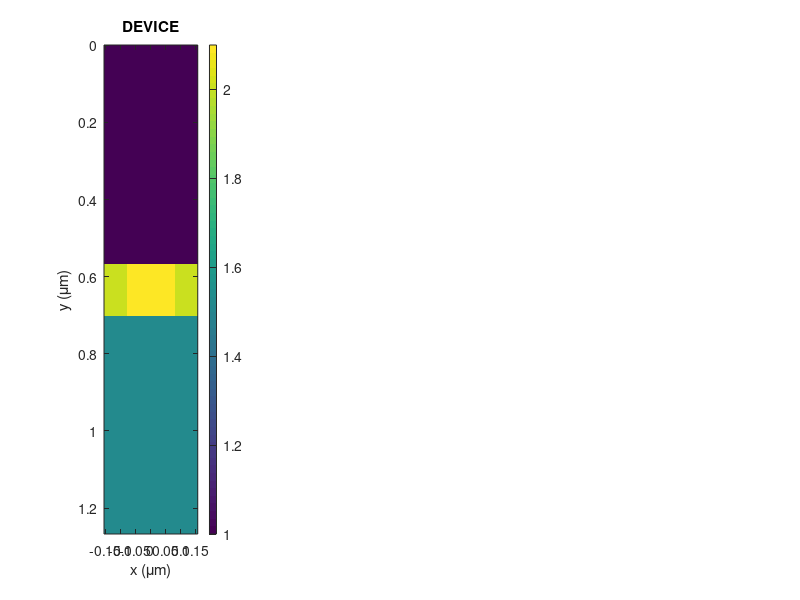

Here is the MATLAB script that generated this plot: (Note: this script raises an error after producing the figure.)
% demo_gmr
%
% This MATLAB code demonstrates the finite-difference frequency-domain
% method by modeling transmission and reflectance from a guided-mode
% resonance filter.
%
%
% Raymond C. Rumpf
% Prime Research, LC
% Blacksburg, VA
%
% Example code written for short course on
% "Introduction to Optical Simulation Using the Finite-Difference
% Frequency-Domain Method."
% INITIALIZE MATLAB
close all; clc;
clear all;

% UNITS
micrometers = 1;
nanometers = micrometers / 1000;
radians = 1;
degrees = pi/180;

% INITIALIZE FIGURE WINDOW
ss = get(0,'ScreenSize');
fig =figure('Position',[1 0.056*ss(4) ss(3) 0.87*ss(4)]);

%%%%%%%%%%%%%%%%%%%%%%%%%%%%%%%%%%%%%%%%%%%%%%%%%%%%%%%%%%%%%%%%%%%%%%%%%%
%% DEFINE SIMULATION PARAMETERS
%%%%%%%%%%%%%%%%%%%%%%%%%%%%%%%%%%%%%%%%%%%%%%%%%%%%%%%%%%%%%%%%%%%%%%%%%%
% SOURCE
LAMBDA = [400:1:700] * nanometers; %wavelength range to simulate
theta = 0 * degrees; %angle of incidence
pol = 'E'; %polarization or mode
% GMR
T = 134 * nanometers; %thickness of GMR grating
L = 314 * nanometers; %period of GMR grating
n1 = 1.00; %refractive index of superstrate
n2 = 1.52; %refractive index of substrate
nL = 2.00; %low refractive index of GMR
nH = 2.10; %high refractive index of GMR
f = 0.5; %duty cycle of GMR grating
% GRID
nmax = max([n1 n2 nL nH]); %maximum refractive index
NRES = 40; %grid resolution parameter
NPML = 20; %size of perfectly matched layer
buf_ylo = 500 * nanometers; %space between GMR and PML
buf_yhi = 500 * nanometers; %space between GMR and PML
%%%%%%%%%%%%%%%%%%%%%%%%%%%%%%%%%%%%%%%%%%%%%%%%%%%%%%%%%%%%%%%%%%%%%%%%%%
%% COMPUTE OPTIMIZED GRID
%%%%%%%%%%%%%%%%%%%%%%%%%%%%%%%%%%%%%%%%%%%%%%%%%%%%%%%%%%%%%%%%%%%%%%%%%%
% INITIAL GRID RESOLUTION
dx1 = min(LAMBDA) /nmax/NRES; %must resolve smallest wavelength
dy1 = dx1;

dx2 = f*L/NRES; %must resolve finest dimension
dy2 = T/NRES;

dx = min(dx1,dx2); %choose smallest numbers
dy = min(dy1,dy2);

% SNAP GRID TO CRITICAL DIMENSIONS
nx = ceil(L/dx); dx = L/nx; %snap x-grid to GMR period
ny = ceil(T/dy); dy = T/ny; %snap y-grid to GMR thickness

% GRID SIZE
Sx = L; %physical size along x
Sy = buf_ylo + T + buf_yhi; %physical size along y
Nx = round(Sx/dx); %grid size along x
Ny = round(Sy/dy) + 2*NPML; %grid size along y
% ENSURE Nx IS ODD FOR FFT
Nx = 2*round(Nx/2) + 1;
dx = Sx/Nx;

% 2X GRID PARAMETERS
Nx2 = 2*Nx; %grid size is twice
Ny2 = 2*Ny;

dx2 = dx/2; %grid spacing is halved
dy2 = dy/2;

% GRID AXES
xa = [0:Nx-1]*dx; xa = xa - mean(xa);
ya = [0:Ny-1]*dy;
xa2 = [0:Nx2-1]*dx2; xa2 = xa2 - mean(xa2);
ya2 = [0:Ny2-1]*dy2;

% REPORT GRID SIZE
disp(['Grid size is: Nx = ' num2str(Nx)]);
disp([' Ny = ' num2str(Ny)]);

% CLEAR TEMPORARY VARIABLES
clear dx1 dy1 nx ny;

%%%%%%%%%%%%%%%%%%%%%%%%%%%%%%%%%%%%%%%%%%%%%%%%%%%%%%%%%%%%%%%%%%%%%%%%%%
%% BUILD GMR DEVICE ON 2X GRID
%%%%%%%%%%%%%%%%%%%%%%%%%%%%%%%%%%%%%%%%%%%%%%%%%%%%%%%%%%%%%%%%%%%%%%%%%%
% COMPUTE STRUCTURE INDICES
nx1 = round((Nx2-f*L/dx2)/2); %position of left of high index
nx2 = round((Nx2+f*L/dx2)/2); %position of right of high index
ny1 = 2*NPML + round(buf_ylo/dy2); %position of top of GMR
ny1 = 2*round(ny1/2) + 1; %make position index odd
ny2 = ny1 + round(T/dy2) - 1; %compute bottom position


% BUILD GMRER2 = er1*ones(Nx2,Ny2);


N2X = n1 * ones(Nx2,Ny2); %initialize entire grid with n1
N2X(:,ny1:ny2) = nL; %fill GMR with nL
N2X(nx1:nx2,ny1:ny2) = nH; %add nH to GMR
N2X(:,ny2+1:Ny2) = n2; %add n2 to superstrate region
% SHOW DEVICE
subplot(141);
imagesc(xa/micrometers,ya/micrometers,N2X');
xlabel('x (\mum)');
ylabel('y (\mum)');
title('DEVICE');
colorbar;
drawnow;

% COMPUTE DIELECTRIC AND MAGNETIC FUNCTIONS
ER2 = N2X.^2; %er = n^2
UR2 = ones(Nx2,Ny2); %no magnetic response
% CLEAR TEMPORARY VARIABLES
clear nx1 nx2 ny1 ny2 N2X;

%%%%%%%%%%%%%%%%%%%%%%%%%%%%%%%%%%%%%%%%%%%%%%%%%%%%%%%%%%%%%%%%%%%%%%%%%%
%% SIMULATE GUIDED-MODE RESONANCE FILTER
%%%%%%%%%%%%%%%%%%%%%%%%%%%%%%%%%%%%%%%%%%%%%%%%%%%%%%%%%%%%%%%%%%%%%%%%%%
% INITIALIZE RECORD VARIABLES
NLAM = length(LAMBDA); %determine how many simulations

REF = zeros(NLAM,1); %initialize reflection record
TRN = zeros(NLAM,1); %initialize transmission record
% ITERATE OVER WAVELENGTH
for nlam = 1 : NLAM

 % Get Next Wavelength
 lam0 = LAMBDA(nlam);

 % Compute Source Vector
 k0 = 2*pi/lam0;
 kinc = k0*n1 * [sin(theta);cos(theta)];

 % Call FDFD2D
 RES2 = [dx2 dy2];
 [R,T,m,F] = fdfd2d(lam0,UR2,ER2,RES2,NPML,kinc,pol);

 % Record Transmission and Reflection Response (%)
 REF(nlam) = 100*sum(R(:)); %add all spatial harmonics
 TRN(nlam) = 100*sum(T(:)); % to compute total power

 % Show Field
 subplot(142);
 imagesc(xa/micrometers,ya/micrometers,real(F)');
 xlabel('x (\mum)');
 ylabel('y (\mum)');
 title('FIELD');
 colorbar;

 % Show Spectra
 subplot(1,4,3:4);
 plot(LAMBDA(1:nlam)/nanometers,REF(1:nlam),'-r'); hold on;
 plot(LAMBDA(1:nlam)/nanometers,TRN(1:nlam),'-b');
 plot(LAMBDA(1:nlam)/nanometers,REF(1:nlam)+TRN(1:nlam),':k'); hold off;
 axis([min(LAMBDA)/nanometers max(LAMBDA)/nanometers 0 105]);
 xlabel('Wavelength (nm)');
 ylabel('% ','Rotation',0);
 title('SPECTRAL RESPONSE');

 drawnow; %update graphics now!
end


function [DEX,DEY,DHX,DHY] = yeeder2d(NS,RES,BC,kinc);
% YEEDER2D Yee Grid Derivative Operators on a 2D Grid
%
% [DEX,DEY,DHX,DHY] = yeeder2d(NS,RES,BC,kinc);
%
% Input Arguments
% =================
% NS [Nx Ny] 1X grid size
% RES [dx dy] 1X grid resolution
% BC [xlo xhi ylo yhi] boundary conditions
% -2: pseudo-periodic (requires kinc)
% -1: periodic
% 0: Dirichlet
% kinc [kx ky] incident wave vector
% This argument is only needed for pseudo-periodic boundaries.
%
% Note: For normalized grids, use dx=k0*dx and kinc=kinc/k0
%
% Output Arguments
% =================
%
% Ey(i+1,j) - Ey(i,j) Ex(i,j+1) - Ex(i,j)
% DEX*Ex = ------------------- DEY*Ey = -------------------
% dx dy
%
% Hy(i,j) - Hy(i-1,j) Hx(i,j) - Hx(i,j-1)
% DHX*Hx = ------------------- DHY*Hy = -------------------
% dx dy
%
% Raymond C. Rumpf
% Prime Research, LC
% Blacksburg, VA
%
% Example code written for short course on
% "Introduction to Optical Simulation Using the Finite-Difference
% Frequency-Domain Method."
%%%%%%%%%%%%%%%%%%%%%%%%%%%%%%%%%%%%%%%%%%%%%%%%%%%%%%%%%%%%%%%%%%%%%%%%%%
% VERIFY INPUT/OUTPUT ARGUMENTS
%%%%%%%%%%%%%%%%%%%%%%%%%%%%%%%%%%%%%%%%%%%%%%%%%%%%%%%%%%%%%%%%%%%%%%%%%%
% VERIFY NUMBER OF INPUT ARGUMENTS
error(nargchk(3,4,nargin));

% VERIFY NUMBER OF OUTPUT ARGUMENTS
error(nargchk(1,4,nargout));

% EXTRACT GRID PARAMETERS
Nx = NS(1); dx = RES(1);
Ny = NS(2); dy = RES(2);

% DETERMINE MATRIX SIZE
M = Nx*Ny;

%%%%%%%%%%%%%%%%%%%%%%%%%%%%%%%%%%%%%%%%%%%%%%%%%%%%%%%%%%%%%%%%%%%%%%%%%%
% DEX
%%%%%%%%%%%%%%%%%%%%%%%%%%%%%%%%%%%%%%%%%%%%%%%%%%%%%%%%%%%%%%%%%%%%%%%%%%
% INITIALIZE MATRIX
DEX = sparse(M,M);

% PLACE MAIN DIAGONALS
DEX = spdiags(-ones(M,1),0,DEX);
DEX = spdiags(+ones(M,1),+1,DEX);

% CORRECT BOUNDARY TERMS (DEFAULT TO DIRICHLET)
for ny = 1 : Ny-1
 neq = Nx*(ny-1) + Nx;
 DEX(neq,neq+1) = 0;
end

% HANDLE BOUNDARY CONDITIONS ON XHI SIDE
switch BC(2)
 case -2,
 dpx = exp(-i*kinc(1)*Nx*dx);
 for ny = 1 : Ny
 neq = Nx*(ny-1) + Nx;
 nv = Nx*(ny-1) + 1;
 DEX(neq,nv) = +dpx;
 end
 case -1,
 for ny = 1 : Ny
 neq = Nx*(ny-1) + Nx;
 nv = Nx*(ny-1) + 1;
 DEX(neq,nv) = +1;
 end
 case 0, %Dirichlet
 otherwise,
 error('Unrecognized x-high boundary condition.');
end
% FINISH COMPUTATION
DEX = DEX / dx;

%%%%%%%%%%%%%%%%%%%%%%%%%%%%%%%%%%%%%%%%%%%%%%%%%%%%%%%%%%%%%%%%%%%%%%%%%%
% DEY
%%%%%%%%%%%%%%%%%%%%%%%%%%%%%%%%%%%%%%%%%%%%%%%%%%%%%%%%%%%%%%%%%%%%%%%%%%
% INITIALIZE MATRIX
DEY = sparse(M,M);

% PLACE MAIN DIAGONALS
DEY = spdiags(-ones(M,1),0,DEY);
DEY = spdiags(+ones(M,1),+Nx,DEY);

% HANDLE BOUNDARY CONDITIONS ON YHI SIDE
switch BC(4)
 case -2,
 dpy = exp(-i*kinc(2)*Ny*dy);
 for nx = 1 : Nx
 neq = Nx*(Ny-1) + nx;
 nv = nx;
 DEY(neq,nv) = +dpy;
 end
 case -1,
 for nx = 1 : Nx
 neq = Nx*(Ny-1) + nx;
 nv = nx;
 DEY(neq,nv) = +1;
 end
 case 0,
 otherwise,
 error('Unrecognized y-high boundary condition.');
end
% FINISH COMPUTATION
DEY = DEY / dy;

%%%%%%%%%%%%%%%%%%%%%%%%%%%%%%%%%%%%%%%%%%%%%%%%%%%%%%%%%%%%%%%%%%%%%%%%%%
% DHX
%%%%%%%%%%%%%%%%%%%%%%%%%%%%%%%%%%%%%%%%%%%%%%%%%%%%%%%%%%%%%%%%%%%%%%%%%%
% INITIALIZE MATRIX
DHX = sparse(M,M);

% PLACE MAIN DIAGONALS
DHX = spdiags(+ones(M,1),0,DHX);
DHX = spdiags(-ones(M,1),-1,DHX);

% CORRECT BOUNDARY TERMS (DEFAULT TO DIRICHLET)
for ny = 2 : Ny
 neq = Nx*(ny-1) + 1;

 DHX(neq,neq-1) = 0;
end
% HANDLE BOUNDARY CONDITIONS ON XLOW SIDE
switch BC(1)
 case -2,
 dpx = exp(+i*kinc(1)*Nx*dx);
 for ny = 1 : Ny
 neq = Nx*(ny-1) + 1;
 nv = Nx*(ny-1) + Nx;
 DHX(neq,nv) = -dpx;
 end
 case -1,
 for ny = 1 : Ny
 neq = Nx*(ny-1) + 1;
 nv = Nx*(ny-1) + Nx;
 DHX(neq,nv) = -1;
 end
 case 0,
 otherwise,
 error('Unrecognized x-low boundary condition.');
end
% FINISH COMPUTATION
DHX = DHX / dx;

%%%%%%%%%%%%%%%%%%%%%%%%%%%%%%%%%%%%%%%%%%%%%%%%%%%%%%%%%%%%%%%%%%%%%%%%%%
% DHY
%%%%%%%%%%%%%%%%%%%%%%%%%%%%%%%%%%%%%%%%%%%%%%%%%%%%%%%%%%%%%%%%%%%%%%%%%%
% INITIALIZE MATRIX
DHY = sparse(M,M);

% PLACE MAIN DIAGONALS
DHY = spdiags(+ones(M,1),0,DHY);
DHY = spdiags(-ones(M,1),-Nx,DHY);

% HANDLE BOUNDARY CONDITIONS ON YLOW SIDE
switch BC(3)
 case -2,
 dpy = exp(+i*kinc(2)*Ny*dy);
 for nx = 1 : Nx
 neq = nx;
 nv = Nx*(Ny-1) + nx;
 DHY(neq,nv) = -dpy;
 end
 case -1,
 for nx = 1 : Nx
 neq = nx;
 nv = Nx*(Ny-1) + nx;
 DHY(neq,nv) = -1;
 end
 case 0,
 otherwise,
 error('Unrecognized y-low boundary condition.');
end
% FINISH COMPUTATION
DHY = DHY / dy;
end

function [R,T,m,F] = fdfd2d(lam0,UR2,ER2,RES2,NPML,kinc,pol)
% FDFD2D Two-Dimensional Finite-Difference Frequency-Domain
%
% This MATLAB code simulates optical structures using the
% finite-difference frequency-domain method.
%
% INPUT ARGUMENTS
% lam0 is the free space wavelength
% UR2 contains the relative permeability on a 2X grid
% ER2 contains the relative permittivity on a 2X grid
% NPML is the size of the PML on the 1X grid
% RES2 = [dx2 dy2]
% kinc is the indicent wave vector
% pol is the polarization ('E' or 'H')
%
% OUTPUT ARGUMENTS
% R contains diffraction efficiencies of reflected waves
% T contains diffraction efficiencies of transmitted waves
% m contains the indices of the harmonics in R and T
% F is the computed field
%
% Raymond C. Rumpf
% Prime Research, LC
% Blacksburg, VA
%
% Example code written for short course on
% "Introduction to Optical Simulation Using the Finite-Difference
% Frequency-Domain Method."
%%%%%%%%%%%%%%%%%%%%%%%%%%%%%%%%%%%%%%%%%%%%%%%%%%%%%%%%%%%%%%%%%%%%%%%%%%
%% HANDLE INPUT AND OUTPUT ARGUMENTS
%%%%%%%%%%%%%%%%%%%%%%%%%%%%%%%%%%%%%%%%%%%%%%%%%%%%%%%%%%%%%%%%%%%%%%%%%%
% DETERMINE SIZE OF GRID
[Nx2,Ny2] = size(ER2);
dx2 = RES2(1);
dy2 = RES2(2);

% 1X GRID PARAMETERS
Nx = Nx2/2; dx = 2*dx2;
Ny = Ny2/2; dy = 2*dy2;

% COMPUTE MATRIX SIZE
M = Nx*Ny;

% COMPUTE REFRACTIVE INDEX IN REFLECTION REGION
erref = ER2(:,1); erref = mean(erref(:));
urref = UR2(:,1); urref = mean(urref(:));
nref = sqrt(erref*urref);
if erref<0 && urref<0
 nref = - nref;
end
% COMPUTE REFRACTIVE INDEX IN TRANSMISSION REGION
ertrn = ER2(:,Ny2); ertrn = mean(ertrn(:));
urtrn = UR2(:,Ny2); urtrn = mean(urtrn(:));
ntrn = sqrt(ertrn*urtrn);
if ertrn<0 && urtrn<0
 ntrn = - ntrn;
end
%%%%%%%%%%%%%%%%%%%%%%%%%%%%%%%%%%%%%%%%%%%%%%%%%%%%%%%%%%%%%%%%%%%%%%%%%%
%% INCORPORATE PERFECTLY MATCHED LAYER BOUNDARY CONDITION
%%%%%%%%%%%%%%%%%%%%%%%%%%%%%%%%%%%%%%%%%%%%%%%%%%%%%%%%%%%%%%%%%%%%%%%%%%
%PML PARAMETERS
N0 = 376.73032165; %free space impedance
amax = 3;
cmax = 1;
p = 3;

% INITIALIZE PML TO PROBLEM SPACE
sx = ones(Nx2,Ny2);
sy = ones(Nx2,Ny2);

% COMPUTE FREE SPACE WAVE NUMBERS
k0 = 2*pi/lam0;

% Y PML
N = 2*NPML;
for n = 1 : N
 % compute PML value
 ay = 1 + amax*(n/N)^p;
 cy = cmax*sin(0.5*pi*n/N)^2;
 s = ay*(1-i*cy*N0/k0);
 % incorporate value into PML
 sy(:,N-n+1) = s;
 sy(:,Ny2-N+n) = s;
end
% NGRID2X = [Nx2, Ny2];
% NPML = [0, 0, 20, 20];
% 
% 
% [sx,sy] = calcpml2d(NGRID2X,2*NPML);

% COMPUTE TENSOR COMPONENTS WITH PML
ER2xx = ER2 ./ sx .* sy;
ER2yy = ER2 .* sx ./ sy;
ER2zz = ER2 .* sx .* sy;

UR2xx = UR2 ./ sx .* sy;
UR2yy = UR2 .* sx ./ sy;
UR2zz = UR2 .* sx .* sy;

% OVERLAY MATERIALS ONTO 1X GRID
ERxx = ER2xx(2:2:Nx2,1:2:Ny2);
ERyy = ER2yy(1:2:Nx2,2:2:Ny2);
ERzz = ER2zz(1:2:Nx2,1:2:Ny2);
URxx = UR2xx(1:2:Nx2,2:2:Ny2);
URyy = UR2yy(2:2:Nx2,1:2:Ny2);
URzz = UR2zz(2:2:Nx2,2:2:Ny2);

% CLEAR TEMPORARY VARIABLES
clear N0 amax cmax p sx sy n N ay cy s;
clear UR2 ER2 ER2xx ER2yy ER2zz UR2xx UR2yy UR2zz;

%%%%%%%%%%%%%%%%%%%%%%%%%%%%%%%%%%%%%%%%%%%%%%%%%%%%%%%%%%%%%%%%%%%%%%%%%%
%% PERFORM FINITE-DIFFERENCE FREQUENCY-DOMAIN ANALYSIS
%%%%%%%%%%%%%%%%%%%%%%%%%%%%%%%%%%%%%%%%%%%%%%%%%%%%%%%%%%%%%%%%%%%%%%%%%%
% FORM DIAGONAL MATERIAL MATRICES
ERxx = diag(sparse(ERxx(:)));
ERyy = diag(sparse(ERyy(:)));
ERzz = diag(sparse(ERzz(:)));

URxx = diag(sparse(URxx(:)));
URyy = diag(sparse(URyy(:)));
URzz = diag(sparse(URzz(:)));

% COMPUTE DERIVATIVE OPERATORS
NS = [Nx Ny];
RES = [dx dy];
BC = [-2 -2 0 0];
[DEX,DEY,DHX,DHY] = yeeder2d(NS,k0*RES,BC,kinc/k0);

% COMPUTE FIELD MATRIX
switch pol
 case 'E',
 A = DHX/URyy*DEX + DHY/URxx*DEY + ERzz;
 case 'H',
 A = DEX/ERyy*DHX + DEY/ERxx*DHY + URzz;
 otherwise,
 error('Unrecognized polarization.');
end

% COMPUTE SOURCE FIELD
xa = [0:Nx-1]*dx;
ya = [0:Ny-1]*dy;
[Y,X] = meshgrid(ya,xa);
fsrc = exp(-i*(kinc(1)*X+kinc(2)*Y));
fsrc = fsrc(:);

% COMPUTE SCATTERED-FIELD MASKING MATRIX
Q = zeros(Nx,Ny);
Q(:,1:NPML+2) = 1;
Q = diag(sparse(Q(:)));

% COMPUTE SOURCE VECTOR
f = (Q*A-A*Q)*fsrc;

% PREPARE MEMORY
clear NS RES BC DEX DEZ DHX DHZ;
clear ya X Y fsrc;
clear ERxx ERyy ERzz URxx URyy URzz;

% COMPUTE FIELD
F = A\f; %backward division is used here!!
F = full(F);
F = reshape(F,Nx,Ny);

%%%%%%%%%%%%%%%%%%%%%%%%%%%%%%%%%%%%%%%%%%%%%%%%%%%%%%%%%%%%%%%%%%%%%%%%%%
%% COMPUTE DIFFRACTION EFFICIENCIES
%%%%%%%%%%%%%%%%%%%%%%%%%%%%%%%%%%%%%%%%%%%%%%%%%%%%%%%%%%%%%%%%%%%%%%%%%%
% EXTRACT REFLECTED AND TRANSMITTED WAVES
Fref = F(:,NPML+1);
Ftrn = F(:,Ny-NPML);

% REMOVE PHASE TILT
p = exp(+i*kinc(1)*xa');
Fref = Fref .* p;
Ftrn = Ftrn .* p;

% COMPUTE SPATIAL HARMONICS
Fref = fftshift(fft(Fref))/Nx;
Ftrn = fftshift(fft(Ftrn))/Nx;

% COMPUTE WAVE VECTOR COMPONENTS OF THE SPATIAL HARMONICS
m = [-floor(Nx/2):floor(Nx/2)]';
kx = kinc(1) - 2*pi*m/(Nx*dx);
kzR = conj( sqrt((k0*nref)^2 - kx.^2) );
kzT = conj( sqrt((k0*ntrn)^2 - kx.^2) );

% COMPUTE DIFFRACTION EFFICIENCY
switch pol
 case 'E',
 R = abs(Fref).^2 .* real(kzR/urref/kinc(2));
 T = abs(Ftrn).^2 .* real(kzT*urref/kinc(2)/urtrn);
 case 'H',
 R = abs(Fref).^2 .* real(kzR/kinc(2));
 T = abs(Ftrn).^2 .* real(kzT*erref/kinc(2)/ertrn);
end
end

% function [sx,sy] = calcpml2d(NGRID,NPML,k0)
% % CALCPML2D Calculate the PML parameters on a 2D grid
% %
% % [sx,sy] = calcpml2d(NGRID,NPML);
% %
% % This MATLAB function calculates the PML parameters sx and sy
% % to absorb outgoing waves on a 2D grid.
% %
% % Input Arguments
% % =================
% % NGRID Array containing the number of points in the grid
% % = [ Nx Ny ]
% % NPML Array containing the size of the PML at each boundary
% % = [ Nxlo Nxhi Nylo Nyhi ]
% %
% % Output Arguments
% % =================
% % sx,sy 2D arrays containing the PML parameters on a 2D grid
%     
%     a_max = 3;
%     p = 3;
%     sigmaprime_max = 1;
%     eta0 = 376.73032165;
% 
%     sx = ones(NGRID);
%     sy = sx ;
%     
%     for nx = 1:NPML(1)
%         sx(NPML(1)-nx+1,:) = (1 + a_max*(nx/NPML(1))^p)*(1 + 1i*eta0*(sigmaprime_max*(sin((pi*nx)/(2*NPML(1))))^2));
% 
%     end
% 
%     for nx = 1 : NPML(2)
%         sx(NGRID(1)-(2)+nx,:) = (1 + a_max*(nx/NPML(2))^p)*(1 + 1i*eta0*(sigmaprime_max*(sin((pi*nx)/(2*NPML(2))))^2));
% 
%     end
% 
%     for ny = 1:NPML(3)
%         sy(:,NPML(3)-ny+1) = (1 + a_max*(ny/NPML(3))^p)*(1 + 1i*eta0*(sigmaprime_max*(sin((pi*ny)/(2*NPML(3))))^2));
% 
%     end
% 
%     for ny = 1 : NPML(4)
%         sy(:,NGRID(2)-NPML(4)+ny) = (1 + a_max*(ny/NPML(4))^p)*(1 + 1i*eta0*(sigmaprime_max*(sin((pi*ny)/(2*NPML(4))))^2));
% 
%     end
% end
